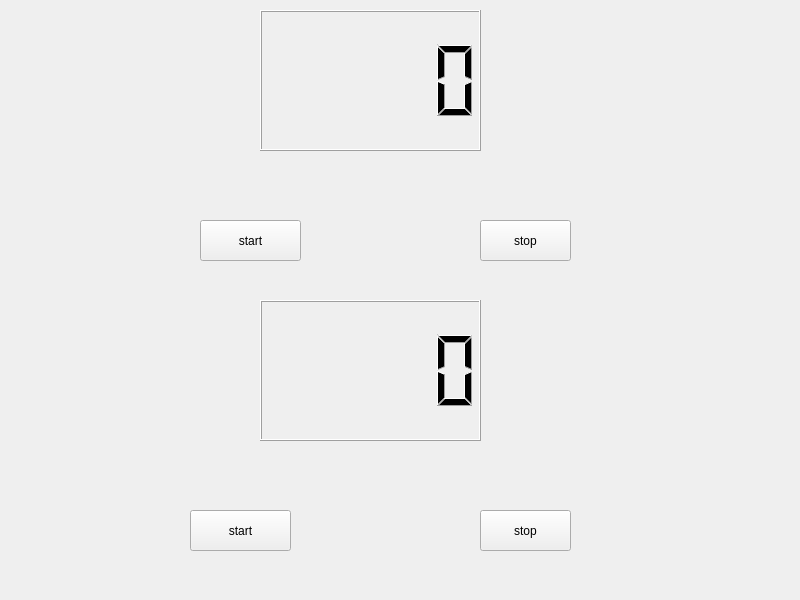
<?xml version="1.0" encoding="UTF-8"?>
<ui version="4.0">
 <class>Widget</class>
 <widget class="QWidget" name="Widget">
  <property name="geometry">
   <rect>
    <x>0</x>
    <y>0</y>
    <width>800</width>
    <height>600</height>
   </rect>
  </property>
  <property name="windowTitle">
   <string>Widget</string>
  </property>
  <widget class="QLCDNumber" name="lcdNumber">
   <property name="geometry">
    <rect>
     <x>260</x>
     <y>10</y>
     <width>221</width>
     <height>141</height>
    </rect>
   </property>
  </widget>
  <widget class="QPushButton" name="pushButtonstart">
   <property name="geometry">
    <rect>
     <x>200</x>
     <y>220</y>
     <width>101</width>
     <height>41</height>
    </rect>
   </property>
   <property name="text">
    <string>start</string>
   </property>
  </widget>
  <widget class="QPushButton" name="pushButton_stop">
   <property name="geometry">
    <rect>
     <x>480</x>
     <y>220</y>
     <width>91</width>
     <height>41</height>
    </rect>
   </property>
   <property name="text">
    <string>stop</string>
   </property>
  </widget>
  <widget class="QPushButton" name="pushButton_stop_2">
   <property name="geometry">
    <rect>
     <x>480</x>
     <y>510</y>
     <width>91</width>
     <height>41</height>
    </rect>
   </property>
   <property name="text">
    <string>stop</string>
   </property>
  </widget>
  <widget class="QLCDNumber" name="lcdNumber_2">
   <property name="geometry">
    <rect>
     <x>260</x>
     <y>300</y>
     <width>221</width>
     <height>141</height>
    </rect>
   </property>
  </widget>
  <widget class="QPushButton" name="pushButtonstart_2">
   <property name="geometry">
    <rect>
     <x>190</x>
     <y>510</y>
     <width>101</width>
     <height>41</height>
    </rect>
   </property>
   <property name="text">
    <string>start</string>
   </property>
  </widget>
 </widget>
 <resources/>
 <connections/>
</ui>
